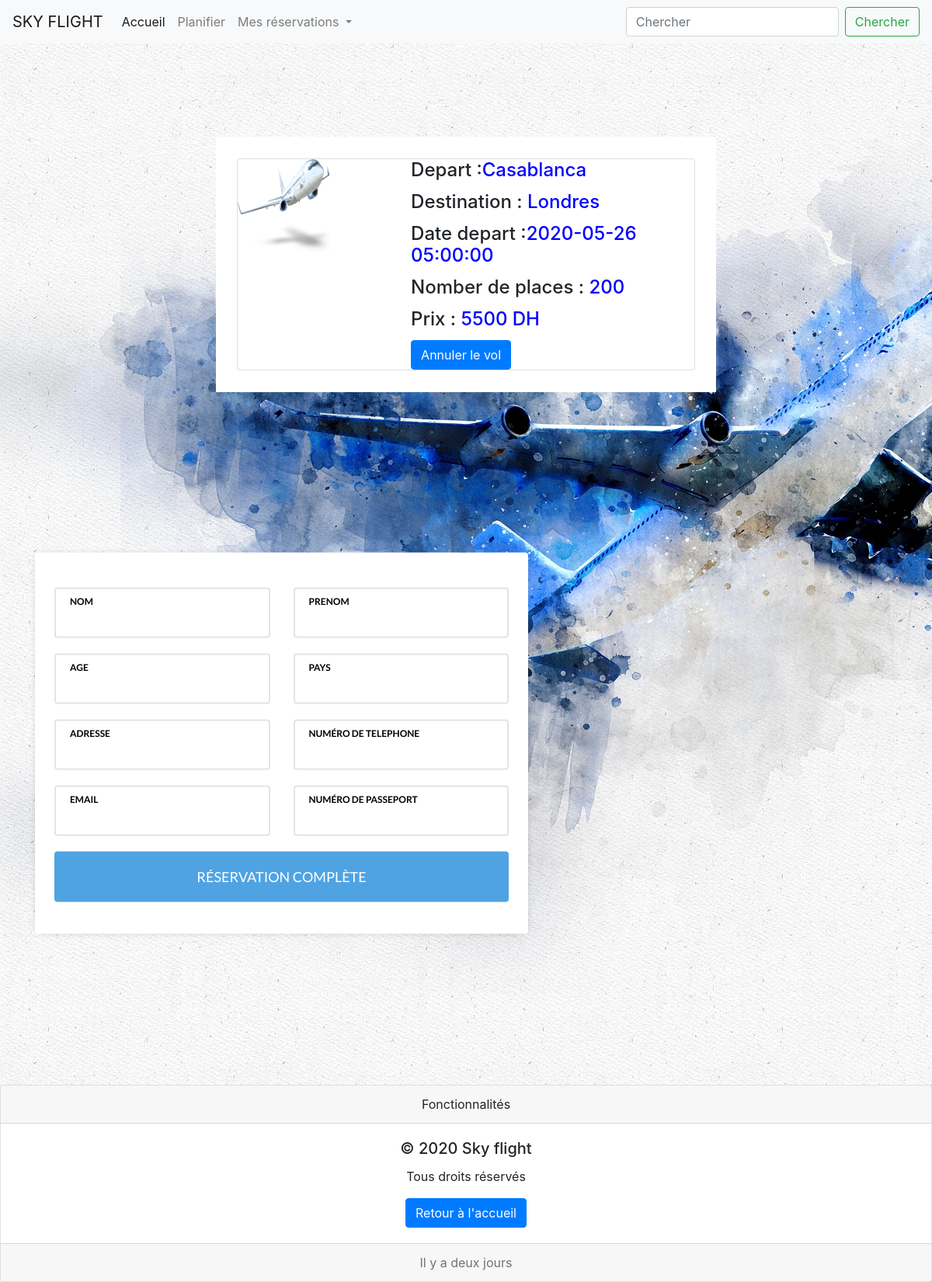
The page /reservation.php?id=6 on the database as committed earlier.
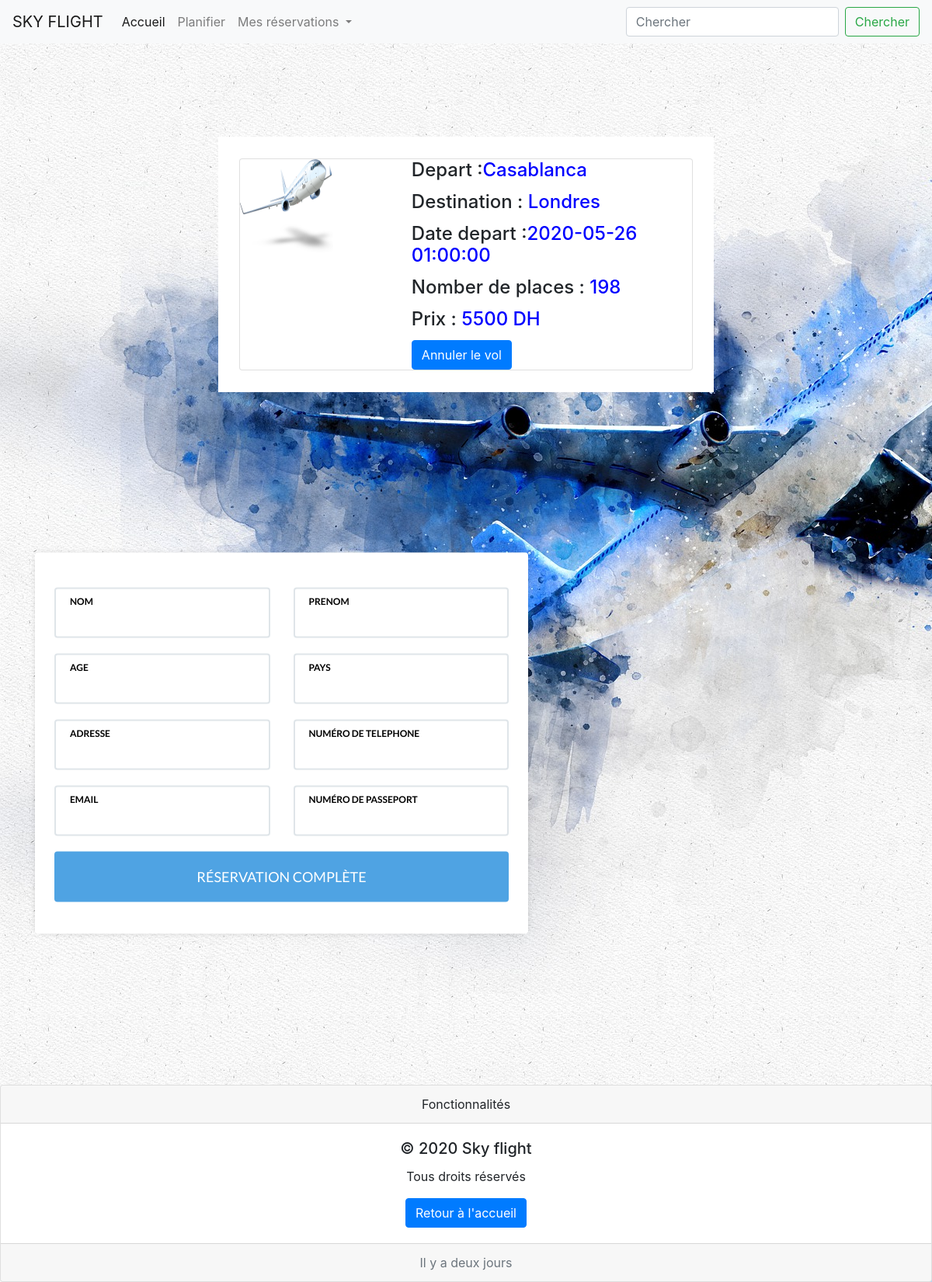
The same page on the database as committed later.
### tables this page shows
CREATE TABLE IF NOT EXISTS `vols` (
  `id` int(11) NOT NULL AUTO_INCREMENT,
  `depart` varchar(254) DEFAULT NULL,
  `destination` varchar(254) DEFAULT NULL,
  `date_depart` timestamp NULL DEFAULT NULL,
  `num_place` int(11) DEFAULT NULL,
  `prix` int(11) DEFAULT NULL,
  PRIMARY KEY (`id`)
);

### reservation.php (the view, shortened to what the changed rows need)
<?php
include('dbconnection.php');
?>
<html lang="en">
<head>
	<link type="text/css" rel="stylesheet" href="css/style.css" />
	<link rel="stylesheet" href="https://stackpath.bootstrapcdn.com/bootstrap/4.4.1/css/bootstrap.min.css">
</head>
<body>
	<div class="flex">
		<section class="t">
			<div class="container py-3">
				<div class="card">
					<div class="row ">
						<div class="col-md-8 px-3">
							<div class="card-block px-3">
								<?php
								$id = $_GET['id'];
								$query = "SELECT * FROM vols WHERE id=?";
								$stmt = $conn->prepare($query);
								$stmt->bind_param("i", $id);
								$stmt->execute();
								$result = $stmt->get_result();
								$row = $result->fetch_assoc();
								?>
								<h4 class="card-title">Depart :<span style="color:blue"><?= $row['depart']; ?></span></h4>
								<h4 class="card-title">Destination : <span style="color:blue"><?= $row['destination']; ?></span></h4>
								<h4 class="card-title">Date depart :<span style="color:blue"><?= $row['date_depart']; ?>  </span> </h4>
								<h4 class="card-title">Nomber de places : <span style="color:blue"><?= $row['num_place'];; ?></span></h4>
								<h4 class="card-title">Prix : <span style="color:blue"><?= $row['prix']; ?> DH</span> </h4>
							</div>
						</div>
					</div>
				</div>
			</div>
	</div>
</body>
</html>

Rows that differ between the two databases and show on the page:
changed vols "Casablanca": date_depart "2020-05-26 05:00:00" → "2020-05-26 01:00:00"; num_place "200" → "198"
